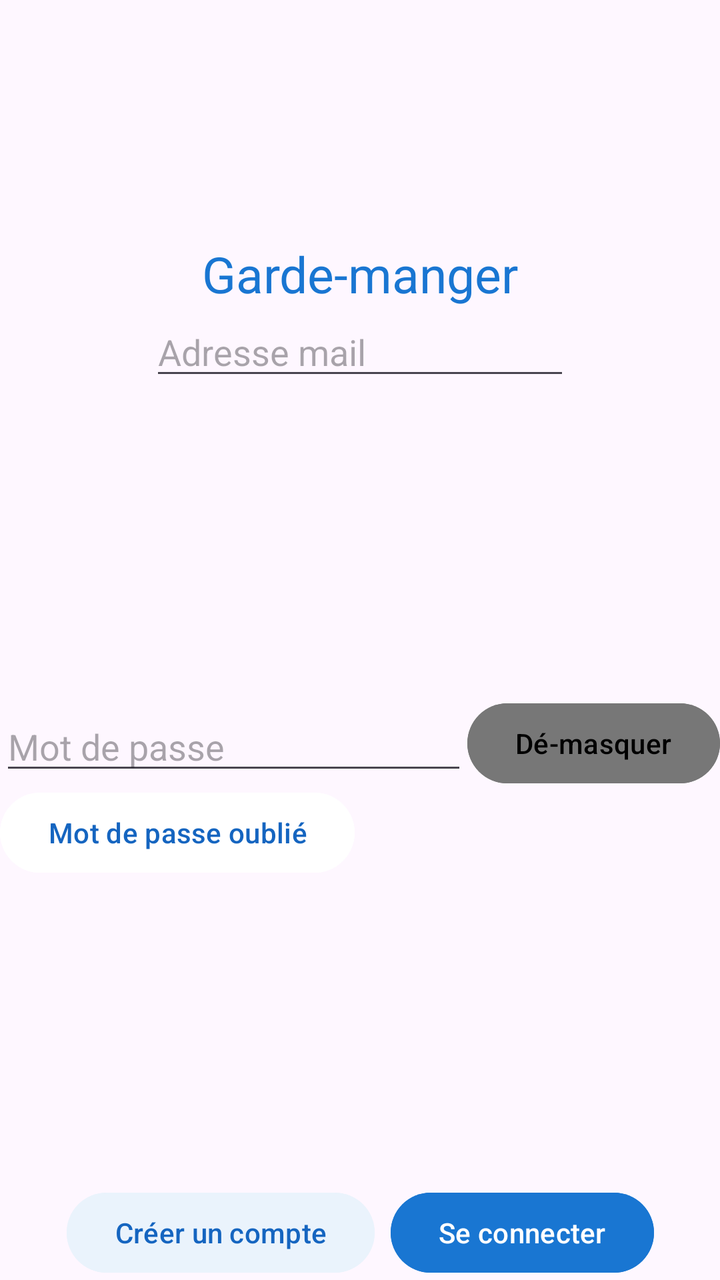
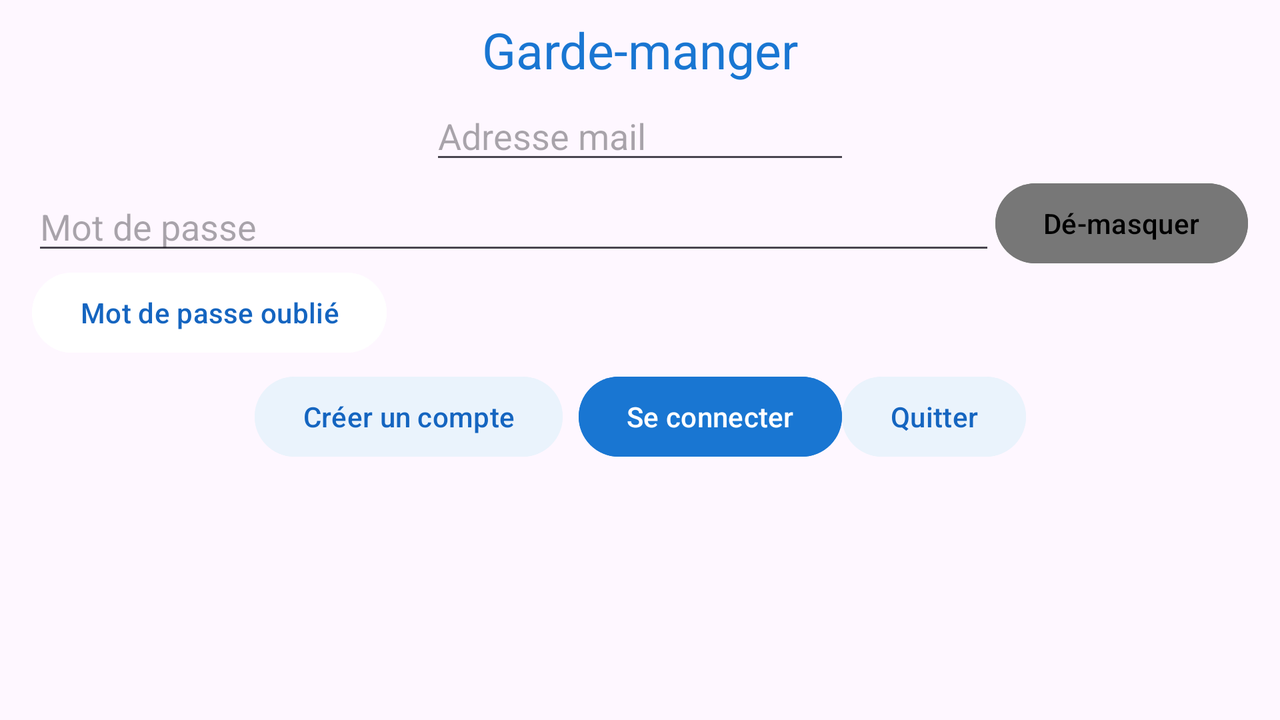

One screen, two layout resources from the same app: the default and the repository's alternative for another configuration. Each is rendered where Android would select it; the XML of both is given below.
<!-- AndroidManifest.xml: application theme Theme.GardeManger -->
<!-- res/layout/activity_login.xml -->
<?xml version="1.0" encoding="utf-8"?>
<androidx.constraintlayout.widget.ConstraintLayout xmlns:android="http://schemas.android.com/apk/res/android"
    xmlns:app="http://schemas.android.com/apk/res-auto"
    xmlns:tools="http://schemas.android.com/tools"
    android:layout_width="match_parent"
    android:layout_height="match_parent"
    tools:context=".LoginActivity">

    <TextView
        android:id="@+id/logologin"
        android:layout_width="wrap_content"
        android:layout_height="wrap_content"
        android:layout_marginTop="120dp"
        android:text="@string/app_name"
        android:textColor="@color/bleu_nav"
        android:textSize="25dp"
        app:layout_constraintEnd_toEndOf="parent"
        app:layout_constraintStart_toStartOf="parent"
        app:layout_constraintTop_toTopOf="parent" />

    <EditText
        android:id="@+id/editTextMelLogin"
        android:layout_width="wrap_content"
        android:layout_height="wrap_content"
        android:ems="10"
        android:hint="Adresse mail"
        android:inputType="textEmailAddress"
        app:layout_constraintEnd_toEndOf="parent"
        app:layout_constraintStart_toStartOf="parent"
        app:layout_constraintTop_toBottomOf="@id/logologin" />

    <EditText
        android:id="@+id/editTextPassword"
        android:layout_width="0dp"
        android:layout_height="wrap_content"
        android:layout_marginTop="156dp"
        android:ems="10"
        android:hint="Mot de passe"
        android:inputType="textPassword"
        app:layout_constraintEnd_toStartOf="@id/displaypwdloginb"
        app:layout_constraintStart_toStartOf="parent"
        app:layout_constraintTop_toBottomOf="@id/editTextMelLogin" />

    <Button
        android:id="@+id/displaypwdloginb"
        android:layout_width="wrap_content"
        android:layout_height="wrap_content"
        android:backgroundTint="@color/grey_7"
        android:text="Dé-masquer"
        android:textColor="@color/black"
        app:layout_constraintBottom_toBottomOf="@id/editTextPassword"
        app:layout_constraintEnd_toEndOf="parent"
        app:layout_constraintStart_toEndOf="@id/editTextPassword"
        app:layout_constraintTop_toTopOf="@id/editTextPassword" />

    <Button
        android:id="@+id/forgot_button"
        android:layout_width="wrap_content"
        android:layout_height="wrap_content"
        android:backgroundTint="@color/white"
        android:text="Mot de passe oublié"
        android:textColor="@color/bleu_nav_2"
        app:layout_constraintTop_toBottomOf="@id/editTextPassword"
        app:layout_constraintStart_toStartOf="@id/editTextPassword" />

    <Button
        android:id="@+id/signup_button"
        android:layout_width="wrap_content"
        android:layout_height="wrap_content"
        android:layout_marginTop="152dp"
        android:layout_marginEnd="8dp"
        android:backgroundTint="@color/grey_white_ea"
        android:text="Créer un compte"
        android:textColor="@color/bleu_nav_2"
        app:layout_constraintEnd_toStartOf="@id/login_button"
        app:layout_constraintHorizontal_chainStyle="packed"
        app:layout_constraintStart_toStartOf="parent"
        app:layout_constraintTop_toBottomOf="@id/forgot_button" />

    <Button
        android:id="@+id/login_button"
        android:layout_width="wrap_content"
        android:layout_height="wrap_content"
        android:backgroundTint="@color/bleu_nav"
        android:text="Se connecter"
        android:textColor="@color/white"
        app:layout_constraintBottom_toBottomOf="@id/signup_button"
        app:layout_constraintEnd_toEndOf="parent"
        app:layout_constraintStart_toEndOf="@+id/signup_button"
        app:layout_constraintTop_toTopOf="@id/signup_button"
        app:layout_constraintVertical_bias="0.0" />

    <Button
        android:id="@+id/quit_button"
        android:layout_width="wrap_content"
        android:layout_height="wrap_content"
        android:backgroundTint="@color/grey_white_ea"
        android:text="Quitter"
        android:textColor="@color/bleu_nav_2"
        app:layout_constraintBottom_toBottomOf="parent"
        app:layout_constraintEnd_toEndOf="parent"
        app:layout_constraintStart_toStartOf="parent"
        app:layout_constraintTop_toBottomOf="@+id/login_button" />

</androidx.constraintlayout.widget.ConstraintLayout>
<!-- resources referenced by this layout -->
<resources>
  <color name="black">#FF000000</color>
  <color name="bleu_nav">#1976D2</color>
  <color name="bleu_nav_2">#1565c0</color>
  <color name="grey_7">#777777</color>
  <color name="grey_white_ea">#EAF3FC</color>
  <color name="white">#FFFFFFFF</color>
  <string name="app_name">Garde-manger</string>
  <style name="Theme.GardeManger" parent="Base.Theme.GardeManger" />
  <style name="Base.Theme.GardeManger" parent="Theme.Material3.DayNight.NoActionBar">
          
          
      </style>
</resources>
<!-- res/layout-land/activity_login.xml (the repository's variant of the layout above) -->
<!-- drawn on the phone turned sideways -->
<?xml version="1.0" encoding="utf-8"?>
<androidx.constraintlayout.widget.ConstraintLayout xmlns:android="http://schemas.android.com/apk/res/android"
    xmlns:app="http://schemas.android.com/apk/res-auto"
    xmlns:tools="http://schemas.android.com/tools"
    android:layout_width="match_parent"
    android:layout_height="match_parent"
    tools:context=".LoginActivity">

    <TextView
        android:id="@+id/logologin"
        android:layout_width="wrap_content"
        android:layout_height="wrap_content"
        android:layout_marginTop="8dp"
        android:text="@string/app_name"
        android:textColor="@color/bleu_nav"
        android:textSize="25sp"
        app:layout_constraintEnd_toEndOf="parent"
        app:layout_constraintStart_toStartOf="parent"
        app:layout_constraintTop_toTopOf="parent" />

    <EditText
        android:id="@+id/editTextMelLogin"
        android:layout_width="wrap_content"
        android:layout_height="wrap_content"
        android:layout_marginTop="4dp"
        android:ems="10"
        android:hint="Adresse mail"
        android:inputType="textEmailAddress"
        app:layout_constraintEnd_toEndOf="parent"
        app:layout_constraintStart_toStartOf="parent"
        app:layout_constraintTop_toBottomOf="@id/logologin" />

    <EditText
        android:id="@+id/editTextPassword"
        android:layout_width="0dp"
        android:layout_height="wrap_content"
        android:layout_marginStart="16dp"
        android:layout_marginTop="4dp"
        android:ems="10"
        android:hint="Mot de passe"
        android:inputType="textPassword"
        app:layout_constraintEnd_toStartOf="@id/displaypwdloginb"
        app:layout_constraintStart_toStartOf="parent"
        app:layout_constraintTop_toBottomOf="@id/editTextMelLogin" />

    <Button
        android:id="@+id/displaypwdloginb"
        android:layout_width="wrap_content"
        android:layout_height="wrap_content"
        android:layout_marginEnd="16dp"
        android:backgroundTint="@color/grey_7"
        android:text="Dé-masquer"
        android:textColor="@color/black"
        app:layout_constraintBottom_toBottomOf="@id/editTextPassword"
        app:layout_constraintEnd_toEndOf="parent"
        app:layout_constraintStart_toEndOf="@id/editTextPassword"
        app:layout_constraintTop_toTopOf="@id/editTextPassword" />

    <Button
        android:id="@+id/forgot_button"
        android:layout_width="wrap_content"
        android:layout_height="wrap_content"
        android:backgroundTint="@color/white"
        android:text="Mot de passe oublié"
        android:textColor="@color/bleu_nav_2"
        app:layout_constraintStart_toStartOf="@id/editTextPassword"
        app:layout_constraintTop_toBottomOf="@id/editTextPassword" />

    <Button
        android:id="@+id/signup_button"
        android:layout_width="wrap_content"
        android:layout_height="wrap_content"
        android:layout_marginTop="4dp"
        android:layout_marginEnd="8dp"
        android:backgroundTint="@color/grey_white_ea"
        android:text="Créer un compte"
        android:textColor="@color/bleu_nav_2"
        app:layout_constraintEnd_toStartOf="@id/login_button"
        app:layout_constraintHorizontal_chainStyle="packed"
        app:layout_constraintStart_toStartOf="parent"
        app:layout_constraintTop_toBottomOf="@id/forgot_button" />

    <Button
        android:id="@+id/login_button"
        android:layout_width="wrap_content"
        android:layout_height="wrap_content"
        android:backgroundTint="@color/bleu_nav"
        android:text="Se connecter"
        android:textColor="@color/white"
        app:layout_constraintBottom_toBottomOf="@id/signup_button"
        app:layout_constraintEnd_toStartOf="@id/quit_button"
        app:layout_constraintStart_toEndOf="@id/signup_button"
        app:layout_constraintTop_toTopOf="@id/signup_button" />

    <Button
        android:id="@+id/quit_button"
        android:layout_width="wrap_content"
        android:layout_height="wrap_content"
        android:backgroundTint="@color/grey_white_ea"
        android:text="Quitter"
        android:textColor="@color/bleu_nav_2"
        app:layout_constraintBottom_toBottomOf="@id/login_button"
        app:layout_constraintEnd_toEndOf="parent"
        app:layout_constraintStart_toEndOf="@id/login_button"
        app:layout_constraintTop_toTopOf="@id/login_button"/>

</androidx.constraintlayout.widget.ConstraintLayout>
